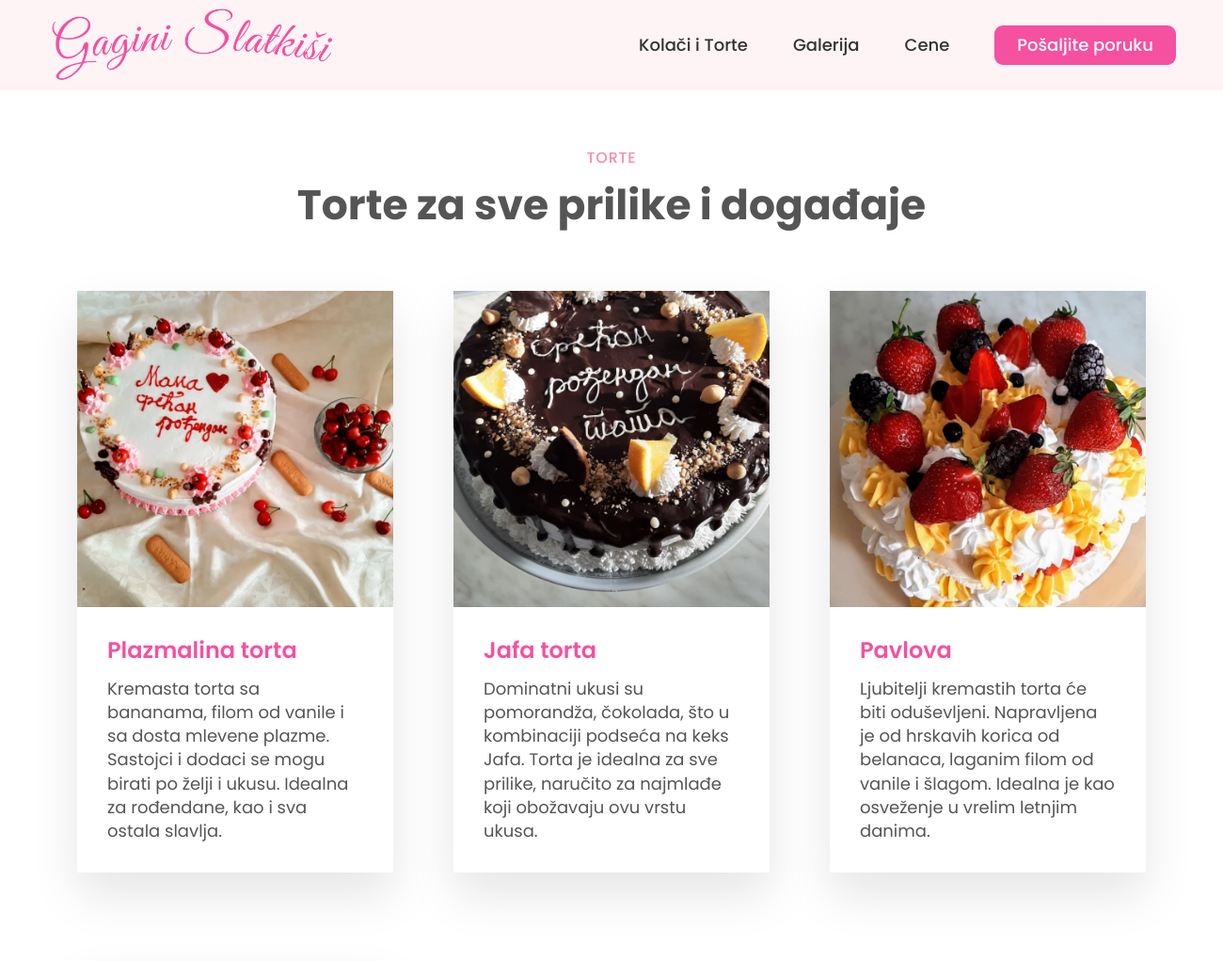
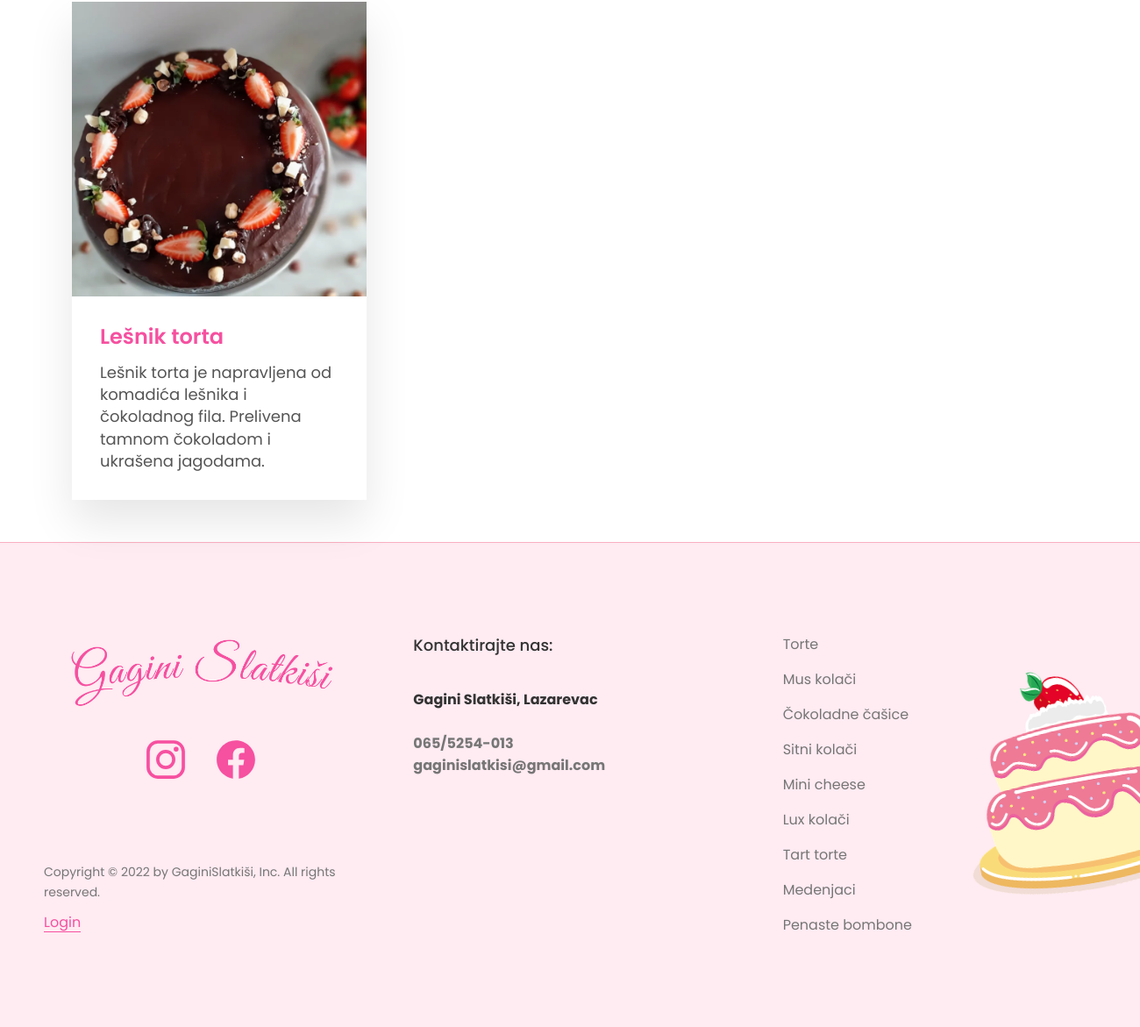
The app's page /section/Torte with its own data (2 pictures, top to bottom).
### main.py (models this page shows)
class Torte(db.Model):
  id = db.Column(db.Integer, primary_key=True)
  sweetie_name = db.Column(db.String(250), nullable=False)
  description_text = db.Column(db.Text, nullable=False)
  sweetie_img = db.Column(db.String(250), nullable=False)

### main.py (the view)
@app.route('/section/<sweetie>', methods=["POST", "GET"])
def section(sweetie):
  form = SweetieAddForm()
  if sweetie == "Torte":
    subheading = "Torte"
    secondary_heading = "Torte za sve prilike i događaje"
    all_sweeties = db.session.query(Torte).all()
    SweetieHandle.sweetie_handle(Torte, form)
  elif sweetie == "Mus":
    subheading = "Mus Kolači"
    secondary_heading = "Kolači sa filom za svačiji ukus"
    all_sweeties = db.session.query(Mus).all()
    SweetieHandle.sweetie_handle(Mus, form)
  elif sweetie == "Casice":
    subheading = "Čokoladne Čašice"
    secondary_heading = "Čokoladna radost za jako probirljive"
    all_sweeties = db.session.query(Casice).all()
    SweetieHandle.sweetie_handle(Casice, form)
  elif sweetie == "Sitni":
    subheading = "Sitni Kolači"
    secondary_heading = "Kolači idealni za sve"
    all_sweeties = db.session.query(Sitni).all()
    SweetieHandle.sweetie_handle(Sitni, form)
  elif sweetie == "Mini":
    subheading = "Mini Cheese"
    secondary_heading = "Osvežavajući mini zalogaji"
    all_sweeties = db.session.query(Mini).all()
    SweetieHandle.sweetie_handle(Mini, form)
  elif sweetie == "Lux":
    subheading = "Lux kolači"
    secondary_heading = "Želite najbolje za sebe?! Na pravom ste mestu!"
    all_sweeties = db.session.query(Lux).all()
    SweetieHandle.sweetie_handle(Lux, form)
  elif sweetie == "Tart":
    subheading = "Tart Torte"
    secondary_heading = "Torte za sladokusce kojima nikad nije dovoljno fila"
    all_sweeties = db.session.query(Tart).all()
    SweetieHandle.sweetie_handle(Tart, form)
  elif sweetie == "Medenjaci":
    subheading = "Medenjaci"
    secondary_heading = "Ukrasite Vašu svakodnevnicu sa neobičnim medenjacima"
    all_sweeties = db.session.query(Medenjaci).all()
    SweetieHandle.sweetie_handle(Medenjaci, form)
  elif sweetie == "Bombone":
    subheading = "Bombone"
    secondary_heading = "Penaste bombone za radost najmlađih"
    all_sweeties = db.session.query(Bombone).all()
    SweetieHandle.sweetie_handle(Bombone, form)
  return render_template("section.html", form=form, all_sweeties=all_sweeties, sweetie = sweetie, subheading = subheading, secondary_heading = secondary_heading, admin=current_user)

### main.py (called while the page is built)
  def sweetie_handle(type_of_sweetie, form):
    if form.validate_on_submit():
      if request.files:
        image = request.files["sweetie-img"]
        image.save(os.path.join(app.config["IMAGE_UPLOADS"], image.filename))
      new_sweetie = type_of_sweetie(sweetie_name = form.sweetie_name_form.data, description_text = form.description_text_form.data, sweetie_img = image.filename)
      db.session.add(new_sweetie)
      db.session.commit()

### templates/section.html (shortened to what this page needs)
{% block content %}
{% include "nav.html" %}
<body class = "margin-sticky">
    <main>
      <div class="container center-text sweetie-subheading">
        <span class="subheading">{{ subheading }}</span>
        <h3 class="heading-sweete">
          {{ secondary_heading }}
        </h3>
      </div>
      <div class="container grid grid--3-cols margin-bottom-md">
        {% for sweeties in all_sweeties %}
        <div class="slatkis-ingredients">
          <img
            src="../static/img/uploads/{{ sweeties.sweetie_img }}"
            alt="Slika čokoladne torte, ukrašena sa jagodama."
            class="ingredients-img"
          />
          <div class="ingredients-content">
            <p class="ingredients-title">{{sweeties.sweetie_name}}</p>
            <ul class="ingredients-attributes">
              <li class="ingredients-attribute">
                <span>{{ sweeties.description_text }}</span>
              </li>
            </ul>
          </div>
        </div>
        {% endfor %}
      </div>
    </main>
  </body>
</html>
 {% include "footer.html"%} {% endblock %}

### templates/nav.html (shortened to what this page needs)
<!DOCTYPE html>
<html lang="en">
  <head>
    <link rel="stylesheet" href="../static/css/general.css" />
    <link rel="stylesheet" href="../static/css/styles.css" />
    <link rel="stylesheet" href="../static/css/queries.css" />
  </head>
  <section class="header-container sticky-section">
    <header class="header">
      <a href="{{url_for('home')}}" class="">
        <img
          src="../static/img/GaginiSlatkiši.png"
          alt="GaginiSlatkiši-logo"
          class="logo"
        />
      </a>
      <nav class="main-nav">
        <ul class="main-nav-list">
          <li>
            <a class="main-nav-link" href="{{url_for('home')}}#kolaci"
              >Kolači i Torte</a
            >
          </li>
          <li>
            <a class="main-nav-link" href="{{url_for('home')}}#galerija"
              >Galerija</a
            >
          </li>
          <li>
            <a class="main-nav-link" href="{{url_for('home')}}#pricing">Cene</a>
          </li>
          <li>
            <a class="main-nav-link nav-cta" href="{{url_for('home')}}#cta"
              >Pošaljite poruku</a
            >
          </li>
        </ul>
      </nav>
    </header>
  </section>
</html>

### templates/footer.html (shortened to what this page needs)
{% block footer %}
<footer class="footer">
  <div class="grid grid--footer">
    <div class="logo-col">
      <a href="{{url_for('home')}}" class="footer-logo">
        <img
          src="../static/img/GaginiSlatkiši.png"
          alt="GaginiSlatkiši-logo"
          class="logo"
      /></a>
      <ul class="social-links">
        <li>
          <a
            href="https://instagram.com/gaginislatkisi"
            class="footer-link instagram"
            target="_blank"
            ><ion-icon name="logo-instagram" class="social-icon"></ion-icon
          ></a>
        </li>
        <li>
          <a
            href="https://m.facebook.com/Gagini-slatkisi-101539355408806/"
            class="footer-link facebook"
            target="_blank"
            ><ion-icon name="logo-facebook" class="social-icon"></ion-icon
          ></a>
        </li>
      </ul>
      <p class="copyright">
        Copyright &copy; <span class="year">2022</span> by GaginiSlatkiši, Inc.
        All rights reserved.
      </p>
      <div class="login-section">
        {% if admin.id == 1 %}
        <a href="{{ url_for('logout') }}" class="footer-login">Logout</a>
        {% else %}
        <a href="{{ url_for('login') }}" class="footer-login">Login</a>
        {% endif %}
      </div>
    </div>
    <div class="address-coll">
      <p class="footer-heading">Kontaktirajte nas:</p>
      <address class="contacts">
        <p class="address">Gagini Slatkiši, Lazarevac</p>
        <p>
          <a class="footer-link" href="tel:415-201-6370">
            <span class="phone">065/5254-013</span></a
          ><br />
          <a class="footer-link" href="mailto:gaginislatkisi@gmail.com"
            ><span class="email">gaginislatkisi@gmail.com</span></a
          >
        </p>
      </address>
    </div>
    <nav class="nav-col">
      <ul class="footer-nav">
        <li>
          <a
            href="{{url_for('section', sweetie = 'Torte')}}"
            class="footer-link"
            >Torte</a
          >
        </li>
        <li>
          <a href="{{url_for('section', sweetie = 'Mus')}}" class="footer-link"
            >Mus kolači</a
          >
        </li>
        <li>
          <a
            href="{{url_for('section', sweetie = 'Casice')}}"
            class="footer-link"
            >Čokoladne čašice</a
          >
        </li>
        <li>
          <a
            href="{{url_for('section', sweetie = 'Sitni')}}"
            class="footer-link"
            >Sitni kolači</a
          >
        </li>
        <li>
          <a href="{{url_for('section', sweetie = 'Mini')}}" class="footer-link"
            >Mini cheese</a
          >
        </li>
        <li>
          <a href="{{url_for('section', sweetie = 'Lux')}}" class="footer-link"
            >Lux kolači</a
          >
        </li>
        <li>
          <a href="{{url_for('section', sweetie = 'Tart')}}" class="footer-link"
            >Tart torte</a
          >
        </li>
        <li>
          <a
            href="{{url_for('section', sweetie = 'Medenjaci')}}"
            class="footer-link"
            >Medenjaci</a
          >
        </li>
        <li>
          <a
            href="{{url_for('section', sweetie = 'Bombone')}}"
            class="footer-link"
            >Penaste bombone</a
          >
        </li>
      </ul>
    </nav>
    <div class="img-footer">
      <img
        class="cake-img"
        src="../static/img/GaginiSlatkisi-footer-img.png"
        alt="Nice ilustration of cake."
      />
    </div>
  </div>
</footer>
{% endblock %}

### static/css/general.css (style rules this page uses)
* { padding: 0; margin: 0; box-sizing: border-box; }
html { font-size: 62.5%; overflow-x: hidden; }
body { font-family: "Poppins", sans-serif; line-height: 1; font-weight: 400; color: #555; overflow-x: hidden; }
.container { max-width: 120rem; margin: 0 auto; padding: 0 3.2rem; }
.grid { display: grid; column-gap: 6.4rem; row-gap: 9.6rem; }
.grid--3-cols { grid-template-columns: repeat(3, 1fr); }
.heading-sweete { font-size: 4.4rem; line-height: 1.2; margin-bottom: 6.4rem; }
.subheading { display: block; font-size: 1.6rem; font-weight: 500; color: #f78da7; text-transform: uppercase; margin-bottom: 1.6rem; letter-spacing: 0.75px; }
.footer-login:link, .footer-login:visited { display: inline-block; color: #f650a0; text-decoration: none; border-bottom: 1px solid currentColor; margin-top: 1.6rem; padding-bottom: 2px; transition: all 0.3s; font-size: 1.6rem; }
.margin-bottom-md { margin-bottom: 4.8rem !important; }
.center-text { text-align: center; }
.sweetie-subheading { padding: 6.4rem 0 0 0; }

### static/css/styles.css (style rules this page uses)
.header-container { background-color: #fef4f6; }
.header { margin: 0 auto; max-width: 120rem; display: flex; justify-content: space-between; align-items: center; background-color: #fef4f6; height: 9.6rem; position: relative; }
.logo { height: 8rem; }
.main-nav-list { list-style: none; display: flex; gap: 4.8rem; align-items: center; }
.main-nav-link:link, .main-nav-link:visited { display: inline-block; text-decoration: none; color: #333; font-weight: 500; font-size: 1.8rem; transition: all 0.3s; }
.main-nav-link.nav-cta:link, .main-nav-link.nav-cta:visited { padding: 1.2rem 2.4rem; border-radius: 9px; color: #fff; background-color: #f650a0; }
.slatkis-ingredients { box-shadow: 0 2.4rem 4.8rem rgba(0, 0, 0, 0.1); overflow: hidden; }
.ingredients-content { padding: 3.2rem 3.2rem 3.2rem 3.2rem; }
.ingredients-title { font-size: 2.4rem; color: #f650a0; font-weight: 600; margin-bottom: 1.6rem; }
.ingredients-attributes { display: flex; list-style: none; flex-direction: column; gap: 1.8rem; }
.ingredients-attribute { display: flex; align-items: center; font-size: 1.8rem; line-height: 1.4; gap: 1.6rem; }
.ingredients-img { width: 100%; }
.footer { padding: 10.8rem 0; border-top: 1px solid #f9afc1; background-color: rgb(255, 235, 242); }
.grid--footer { grid-template-columns: repeat(3, 1fr); max-width: 120rem; margin: 0 auto; }
.logo-col { display: flex; flex-direction: column; }
.footer-logo { display: block; margin-bottom: 3.2rem; align-self: center; }
.social-links { list-style: none; display: flex; gap: 3rem; justify-content: center; }
.social-icon { height: 5rem; width: 5rem; color: #f650a0; }
.copyright { font-size: 1.4rem; color: #767676; line-height: 1.6; margin-top: auto; }
.footer-heading { font-size: 1.8rem; font-weight: 500; margin-bottom: 4rem; }
.contacts { font-style: normal; font-size: 1.6rem; line-height: 1.6; }
.address { margin-bottom: 2.4rem; }
.address-coll { font-weight: 700; color: #333; }
.footer-nav { list-style: none; display: flex; flex-direction: column; gap: 2.4rem; }
.footer-link:link, .footer-link:visited { text-decoration: none; font-size: 1.6rem; color: #767676; transition: all 0.3s; }
.img-footer { position: absolute; right: -10rem; }
.cake-img { display: inline-block; height: 32rem; transform: rotate(-10deg); }

### static/css/queries.css (style rules this page uses)
@media (max-width: 84em) { .cake-img { scale: 80%; } }

### records on screen
Torte: sweetie_img (picture), sweetie_name "Plazmalina torta", description_text "Kremasta torta sa bananama, filom od vanile i sa dosta mlevene plazme. Sastojci i dodaci se mogu birati po želji i ukusu. Idealna za rođendane, kao i sva ostala slavlja."
Torte: sweetie_img (picture), sweetie_name "Jafa torta", description_text "Dominatni ukusi su pomorandža, čokolada, što u kombinaciji podseća na keks Jafa. Torta je idealna za sve prilike, naručito za najmlađe koji obožavaju ovu vrstu ukusa."
Torte: sweetie_img (picture), sweetie_name "Pavlova", description_text "Ljubitelji kremastih torta će biti oduševljeni. Napravljena je od hrskavih korica od belanaca, laganim filom od vanile i šlagom. Idealna je kao osveženje u vrelim letnjim danima."
Torte: sweetie_img (picture), sweetie_name "Lešnik torta", description_text "Lešnik torta je napravljena od komadića lešnika i čokoladnog fila. Prelivena tamnom čokoladom i ukrašena jagodama."

### other values on screen
{{ subheading }} "TORTE"
{{ secondary_heading }} "Torte za sve prilike i događaje"
